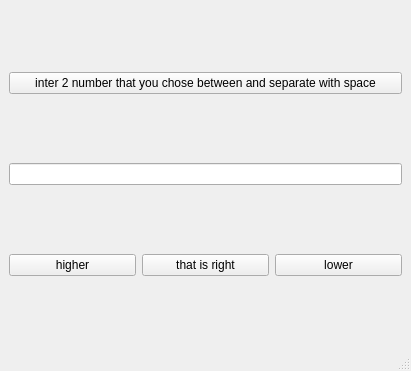
<?xml version="1.0" encoding="UTF-8"?>
<ui version="4.0">
 <class>MainWindow</class>
 <widget class="QMainWindow" name="MainWindow">
  <property name="enabled">
   <bool>true</bool>
  </property>
  <property name="geometry">
   <rect>
    <x>0</x>
    <y>0</y>
    <width>411</width>
    <height>371</height>
   </rect>
  </property>
  <property name="sizePolicy">
   <sizepolicy hsizetype="Maximum" vsizetype="Maximum">
    <horstretch>0</horstretch>
    <verstretch>0</verstretch>
   </sizepolicy>
  </property>
  <property name="windowTitle">
   <string>MainWindow</string>
  </property>
  <property name="styleSheet">
   <string notr="true"/>
  </property>
  <widget class="QWidget" name="centralwidget">
   <layout class="QGridLayout" name="gridLayout">
    <item row="2" column="1">
     <widget class="QPushButton" name="right">
      <property name="text">
       <string>that is right</string>
      </property>
     </widget>
    </item>
    <item row="1" column="0" colspan="3">
     <widget class="QLineEdit" name="guess"/>
    </item>
    <item row="0" column="0" colspan="3">
     <widget class="QPushButton" name="check">
      <property name="text">
       <string>inter 2 number that you chose between and separate with space</string>
      </property>
     </widget>
    </item>
    <item row="2" column="0">
     <widget class="QPushButton" name="higher">
      <property name="text">
       <string>higher</string>
      </property>
     </widget>
    </item>
    <item row="2" column="2">
     <widget class="QPushButton" name="low">
      <property name="text">
       <string>lower</string>
      </property>
     </widget>
    </item>
   </layout>
  </widget>
  <widget class="QMenuBar" name="menubar">
   <property name="geometry">
    <rect>
     <x>0</x>
     <y>0</y>
     <width>411</width>
     <height>22</height>
    </rect>
   </property>
  </widget>
  <widget class="QStatusBar" name="statusbar"/>
 </widget>
 <resources/>
 <connections/>
</ui>
